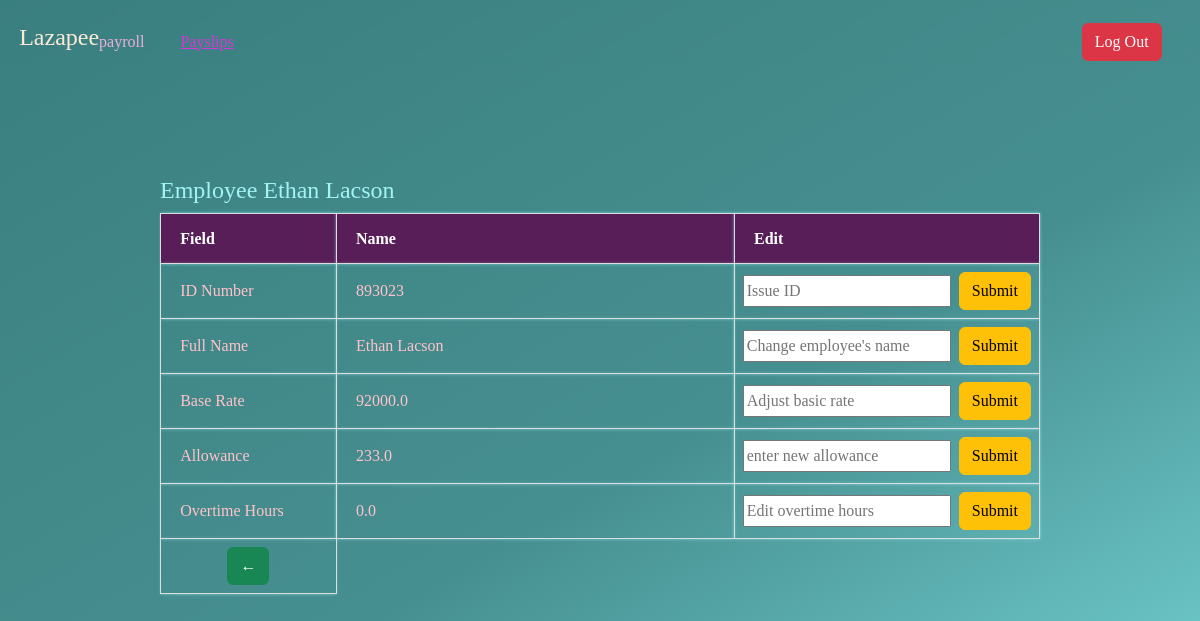
The page /details/30/ (signed in) on the database its author committed.
### payroll_app/models.py (models this page shows, shortened)
class Employee(models.Model):
    name = models.CharField(max_length=255)
    id_number = models.CharField(max_length=255)
    rate = models.FloatField()
    overtime_pay = models.FloatField(null=True, blank=True)
    allowance = models.FloatField(null=True, blank=True)

### payroll_app/views.py (the view)
# urls.py: path('details/<int:pk>/', views.details, name = 'details'),
@login_required(login_url='log_in')
def details(request ,pk):
    employee= get_object_or_404(Employee, pk=pk)
    return render(request, 'payroll_app/details.html' , {'employee': employee,})

### payroll_app/templates/payroll_app/details.html (shortened to what this page needs)
{% extends 'payroll_app/base.html' %}
{% block header %}
    <nav class="header">
        <div class="title" style="display: flex">
            <h1>Lazapee</h1>
            <payroll style="color: rgb(236, 175, 221);">payroll</h3>
            <a href="" class="payslips"> Payslips </a>
        </div>
        <div class="buttons" >
            <a href="{% url 'log_out' %}" class="btn btn-danger">Log Out</a>
        </div>
    </nav>
{% endblock %}
{% block form %}
    <div class="deets" >
        <div class="title">
            <h1 style="color: rgb(161, 244, 244);">
                Employee {{employee.name}}
            </h1>
        </div>
        <table class="change">
            <tr>
                <th>Field</th>
                <th>Name</th>
                <th>Edit</th>
            </tr>
            <tr>
                <td> ID Number </td>
                <td>{{employee.id_number}}</td>
                <td>
                    <div class="editFields">
                        <form method="POST" action="{% url 'edit_employee' employee.pk %}">
                            <input type="text" name="editID" placeholder="Issue ID"  style="width: fit-content; height: 2em;">
                            <input type="submit" class="btn btn-warning">
                        </form>
                    </div>
                </td>
            </tr>
            <tr>
                <td> Full Name </td>
                <td>{{ employee.name}}</td>
                <td>
                    <div class="editFields" >
                        <form method="POST" action=" {% url 'edit_employee' employee.pk %}">
                            <input type="text" name="editName" placeholder="Change employee's name"  style="width: fit-content; height: 2em">
                            <input type="submit" class="btn btn-warning">
                        </form>
                    </div>
                </td>
            </tr>
            <tr>
                <td> Base Rate  </td>
                <td>{{ employee.rate}}</td>
                <td>
                    <div class="editFields" >
                        <form method="POST" action=" {% url 'edit_employee' employee.pk %}" >
                            <input type="text" name="editRate" placeholder="Adjust basic rate"  style="width: fit-content; height: 2em; ">
                            <input type="submit" class="btn btn-warning">
                        </form>
                    </div>
                </td>
            </tr>
            <tr>
                <td> Allowance</td>
                <td>{{ employee.allowance}}</td>
                <td>
                    <div class="editFields" >
                        <form method="POST"  action="{% url 'edit_employee' employee.pk %}">
                            <input type="text" name="editAllowance" placeholder="enter new allowance"  style="width: fit-content; height: 2em">
                            <input type="submit" class="btn btn-warning">
                        </form>
                    </div>
                </td>
            </tr>
            <tr>
                <td> Overtime Hours{{ employee.id_numner}} </td>
                <td>{{ employee.overtime_pay}}</td>
                <td>
                    <div class="editFields" >
                        <form method="POST" action="{% url 'edit_employee' employee.pk %}">
                            <input type="text" name="editOt" placeholder="Edit overtime hours"  style="width: fit-content; height: 2em">
                            <input type="submit" class="btn btn-warning">
                        </form>
                    </div>
                </td>
            </tr>
            <tr>
                <td>
                    <a href="{%url 'landing' %}" class="btn btn-success"> ← </a>
                </td>
            </tr>
        </table>
    </div>
{% endblock %}

### rows shown on the page
Employee: name "Ethan Lacson", id_number "893023", rate "92000.0", allowance "233.0", overtime_pay "0.0"
